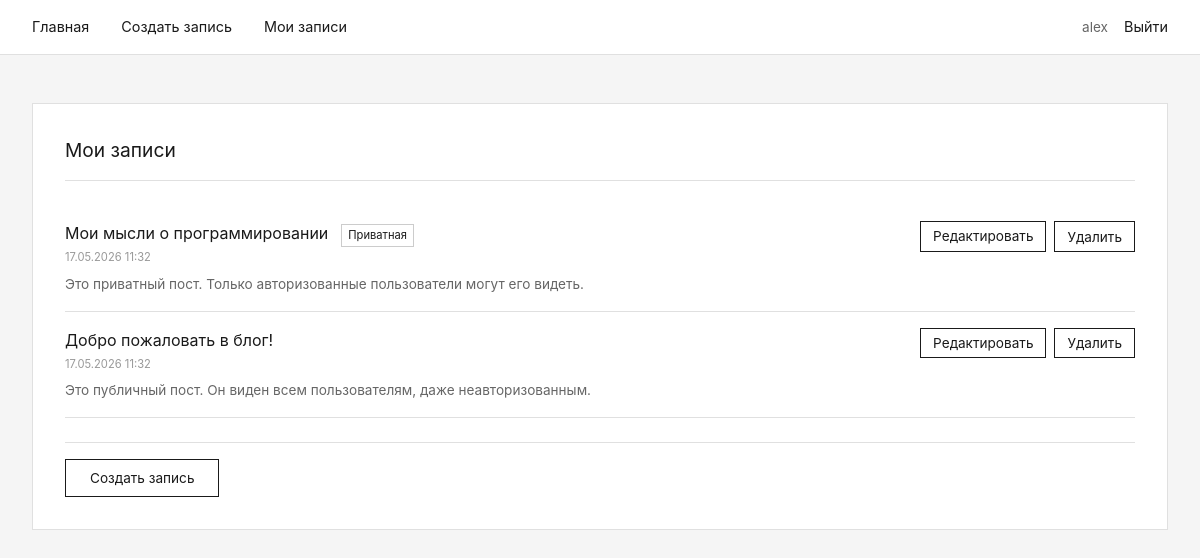
The page /my-posts (signed in) on the database its author committed.
### models.py (models this page shows, shortened)
class User(UserMixin, db.Model):
    __tablename__ = 'users'
    id = db.Column(db.Integer, primary_key=True)
    username = db.Column(db.String(80), unique=True, nullable=False)
    password_hash = db.Column(db.String(128), nullable=False)
    created_at = db.Column(db.DateTime, default=datetime.utcnow)
    posts = db.relationship('Post', backref='author', lazy=True)

class Post(db.Model):
    __tablename__ = 'posts'
    id = db.Column(db.Integer, primary_key=True)
    title = db.Column(db.String(200), nullable=False)
    content = db.Column(db.Text, nullable=False)
    is_private = db.Column(db.Boolean, default=False, nullable=False)
    created_at = db.Column(db.DateTime, default=datetime.utcnow)
    updated_at = db.Column(db.DateTime, default=datetime.utcnow, onupdate=datetime.utcnow)
    user_id = db.Column(db.Integer, db.ForeignKey('users.id'), nullable=False)

### app.py (the view)
@app.route("/my-posts")
@login_required
def my_posts():
    posts = Post.query.filter_by(user_id=current_user.id).order_by(Post.created_at.desc()).all()
    return render_template("my_posts.html", posts=posts)

### app.py (called while the page is built)
@login_manager.user_loader
def load_user(user_id):
    return User.query.get(int(user_id))

### templates/my_posts.html (shortened to what this page needs)
{% extends "base.html" %}
{% block content %}
<div class="card">
    <div class="card-header">
        <h2>Мои записи</h2>
    </div>
    <div class="card-body">
        {% if posts %}
            {% for post in posts %}
            <div style="border-bottom: 1px solid #e0e0e0; padding: 1rem 0;">
                <div style="display: flex; justify-content: space-between; align-items: flex-start;">
                    <div>
                        <a href="{{ url_for('view_post', post_id=post.id) }}" style="font-size: 1rem; color: #1a1a1a; text-decoration: none;">
                            {{ post.title }}
                        </a>
                        {% if post.is_private %}
                            <span class="badge">Приватная</span>
                        {% endif %}
                        <div class="text-muted" style="font-size: 0.7rem; margin-top: 0.25rem;">
                            {{ post.created_at.strftime('%d.%m.%Y %H:%M') }}
                        </div>
                    </div>
                    <div style="display: flex; gap: 0.5rem;">
                        <a href="{{ url_for('edit_post', post_id=post.id) }}" class="btn" style="padding: 0.25rem 0.75rem;">Редактировать</a>
                        <button onclick="showModal('deleteModal{{ post.id }}')" class="btn" style="padding: 0.25rem 0.75rem;">Удалить</button>
                    </div>
                </div>
                <div style="font-size: 0.85rem; color: #666; margin-top: 0.5rem;">
                    {{ post.content[:100] }}{% if post.content|length > 100 %}...{% endif %}
                </div>
            </div>
            {% endfor %}
        {% else %}
            <p class="text-muted">У вас пока нет записей.</p>
        {% endif %}
    </div>
    <div class="card-footer">
        <a href="{{ url_for('create_post') }}" class="btn">Создать запись</a>
    </div>
</div>
{% endblock %}

### templates/base.html (shortened to what this page needs)
<!DOCTYPE html>
<html lang="ru">
<head>
</head>
<body>
    <div class="header">
        <div class="nav">
            <div class="nav-links">
                <a href="{{ url_for('index') }}">Главная</a>
                {% if current_user.is_authenticated %}
                    <a href="{{ url_for('create_post') }}">Создать запись</a>
                    <a href="{{ url_for('my_posts') }}">Мои записи</a>
                {% endif %}
            </div>
            <div class="nav-right">
                {% if current_user.is_authenticated %}
                    <span class="user-info">{{ current_user.username }}</span>
                    <a href="{{ url_for('logout') }}">Выйти</a>
                {% else %}
                    <a href="{{ url_for('login') }}">Войти</a>
                    <a href="{{ url_for('register') }}">Регистрация</a>
                {% endif %}
            </div>
        </div>
    </div>
    <div class="container">
        {% block content %}{% endblock %}
    </div>
</body>
</html>

### templates/base.html (style rules this page uses)
* { margin: 0; padding: 0; box-sizing: border-box; }
body { font-family: -apple-system, BlinkMacSystemFont, 'Segoe UI', 'Roboto', Helvetica, Arial, sans-serif; background: #f5f5f5; color: #1a1a1a; line-height: 1.5; }
.header { background: white; border-bottom: 1px solid #e0e0e0; padding: 1rem 2rem; }
.nav { max-width: 1200px; margin: 0 auto; display: flex; justify-content: space-between; align-items: center; }
.nav-links { display: flex; gap: 2rem; }
.nav a { color: #1a1a1a; text-decoration: none; font-size: 0.9rem; }
.nav-right { display: flex; gap: 1rem; align-items: center; }
.user-info { font-size: 0.85rem; color: #666; }
.container { max-width: 1200px; margin: 3rem auto; padding: 0 2rem; }
.card { background: white; border: 1px solid #e0e0e0; padding: 2rem; }
.card-header { margin-bottom: 1.5rem; padding-bottom: 1rem; border-bottom: 1px solid #e0e0e0; }
.card-header h2 { font-size: 1.2rem; font-weight: normal; }
.card-body { margin-bottom: 1.5rem; }
.card-footer { padding-top: 1rem; border-top: 1px solid #e0e0e0; }
.btn { display: inline-block; padding: 0.5rem 1.5rem; background: white; border: 1px solid #1a1a1a; color: #1a1a1a; text-decoration: none; font-size: 0.85rem; cursor: pointer; font-family: inherit; }
.badge { font-size: 0.7rem; padding: 0.2rem 0.4rem; border: 1px solid #ccc; margin-left: 0.5rem; }
.text-muted { color: #999; font-size: 0.85rem; }

### rows shown on the page
User: username "alex"
Post: title "Мои мысли о программировании", is_private "Приватная", created_at "17.05.2026 11:32", content "Это приватный пост. Только авторизованные пользователи могут его видеть."
Post: title "Добро пожаловать в блог!", created_at "17.05.2026 11:32", content "Это публичный пост. Он виден всем пользователям, даже неавторизованным."
